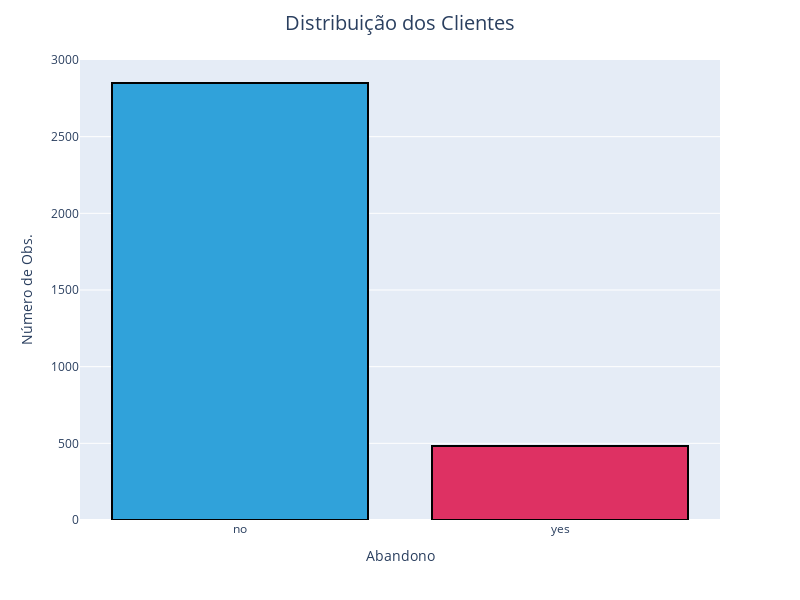

Notebook cell for this chart:
### Markdown cell above
Vamos analisar agora a variável alvo do nosso problema, chamada *churn*.

### Code cell
fig = px.histogram(
    df, x = 'churn'
)
fig.update_traces(marker_color = ['#30a2da','#DE3163'],
                  marker_line_color = 'rgb(0,0,0)',
                  marker_line_width = 2)

fig.update_layout(title = 'Distribuição dos Clientes ',
                  title_x = 0.5,
                  title_font = dict(size = 20),
                  width = 800,
                  height = 600)
fig.update_xaxes(title_text = 'Abandono',
                 title_font = dict(size = 14))
fig.update_yaxes(title_text = 'Número de Obs.',
                title_font = dict(size = 14))

### Figure 1 — Plotly figure (JSON) as saved in the notebook; plotly's stock layout.template omitted (floating-point values rounded to 4 significant figures; data arrays with more than 128 entries replaced by an {"elided": "..."} marker saying what was removed)
{"data": [{"alignmentgroup": "True", "bingroup": "x", "hovertemplate": "churn=%{x}<br>count=%{y}<extra></extra>", "legendgroup": "", "marker": {"color": ["#30a2da", "#DE3163"], "line": {"color": "rgb(0,0,0)", "width": 2}, "pattern": {"shape": ""}}, "name": "", "offsetgroup": "", "orientation": "v", "showlegend": false, "type": "histogram", "x": {"elided": "3333 str values"}, "xaxis": "x", "yaxis": "y"}], "layout": {"barmode": "relative", "height": 600, "legend": {"tracegroupgap": 0}, "margin": {"t": 60}, "title": {"font": {"size": 20}, "text": "Distribuição dos Clientes ", "x": 0.5}, "width": 800, "xaxis": {"anchor": "y", "domain": [0, 1], "title": {"font": {"size": 14}, "text": "Abandono"}}, "yaxis": {"anchor": "x", "domain": [0, 1], "title": {"font": {"size": 14}, "text": "Número de Obs."}}}}
